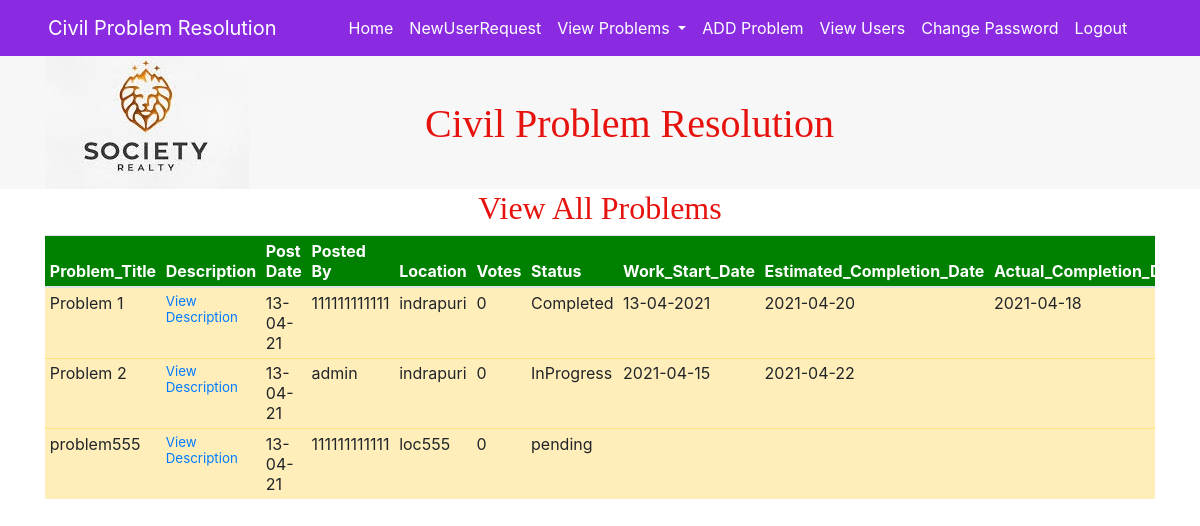
Page /admin/viewAllProblemsAdmin.php on the committed database.
### tables this page shows
CREATE TABLE `problem` (
  `pid` int(5) NOT NULL,
  `ptitle` varchar(50) DEFAULT NULL,
  `pdesc` varchar(200) DEFAULT NULL,
  `pdate` varchar(20) DEFAULT NULL,
  `username` varchar(30) DEFAULT NULL,
  `pplace` varchar(30) DEFAULT NULL,
  `votes` varchar(10) DEFAULT NULL,
  `status` varchar(10) DEFAULT NULL,
  `startdate` varchar(20) DEFAULT NULL,
  `estcompdate` varchar(20) DEFAULT NULL,
  `actcompdate` varchar(20) DEFAULT NULL
);

### admin/dbconfigure.php (called while the page is built, shortened)
<?php
$dbserver = "127.0.0.1";
$dbuser = "root";
$dbpwd = "";
$dbname = "civilprobphp";
function my_select($query)
{
global $dbserver , $dbuser , $dbpwd , $dbname;
$cid = mysqli_connect($dbserver,$dbuser,$dbpwd) or die("Connection Failed");
mysqli_select_db($cid,$dbname);
$rs = mysqli_query($cid,$query);
return $rs;
}
function allproblems()
{
$query = "select * from problem";
$rs = my_select($query);
return $rs;
}
function getVote($id)
{
$query = "Select * from vote where pid=$id";
$rs = my_select($query);
$n = mysqli_num_rows($rs);
return $n;
}
?>

### admin/viewAllProblemsAdmin.php (the view, shortened to what this page needs)
<html>
    <head>
        <?php include "header.php"; ?>
<link rel=stylesheet type = text/css href="https://stackpath.bootstrapcdn.com/font-awesome/4.7.0/css/font-awesome.min.css">
 <link rel="stylesheet" type="text/css" href="http://ajax.aspnetcdn.com/ajax/jquery.dataTables/1.9.4/css/jquery.dataTables.css">
    </head>
    <body>
	<?php include "header.php"; ?>
     <?php include "nav3.php";  ?>
        <div class="container">
				    <div class=row>
				        <div class="col-sm-12">
  <h2 class = text-center style = "font-family : 'Monotype Corsiva' ; color : #E6120E">View All Problems</h2>
</div>
</div>
</div>
<?php
  include "dbconfigure.php";
  $rs = allproblems();
?>
<div class = container>
<div class = row>
<div class = col-sm-12>
<div class='table-responsive'>
<table class='table table-hover table-sm' style = 'overflow: scroll' id="example" class="display" style="width:100%">
<thead style = 'background-color : green ; color : white' >
<tr>
<th>Problem_Title</th>
<th>Description</th>
<th>Post Date</th>
<th>Posted By</th>
<th>Location</th>
<th>Votes</th>
<th>Status</th>
<th>Work_Start_Date</th>
<th>Estimated_Completion_Date</th>
<th>Actual_Completion_Date</th>
</tr>
</thead>
 <tbody >
    <?php
while($row = mysqli_fetch_array($rs))
{
    ?>
<tr class='table-warning'>
<td><?php echo $row[1] ?></td>
<td><a style = "font-size : 10pt" href="viewdescription.php?id=<?php echo $row[0] ?>">View Description</a></td>
<td><?php echo $row[3] ?></td>
<td><?php echo $row[4] ?></td>
<td><?php echo $row[5] ?></td>
<td><?php echo getVote($row[0])?></td>
 <td><?php echo $row[7] ?></td>
 <td><?php echo $row[8] ?></td>
 <td><?php echo $row[9] ?></td>
<td><?php echo $row[10] ?></td>
</tr>
<?php
}
?>
</tbody>
</table>
</div>
</div>
</div>
</div>
    </body>
</html>

### rows in the picture
problem: ptitle "Problem 1", pdate "13-04-21", username "111111111111", pplace "indrapuri", row "0", status "Completed", startdate "13-04-2021", estcompdate "2021-04-20", actcompdate "2021-04-18"
problem: ptitle "Problem 2", pdate "13-04-21", username "admin", pplace "indrapuri", row "0", status "InProgress", startdate "2021-04-15", estcompdate "2021-04-22"
problem: ptitle "problem555", pdate "13-04-21", username "111111111111", pplace "loc555", row "0", status "pending"
